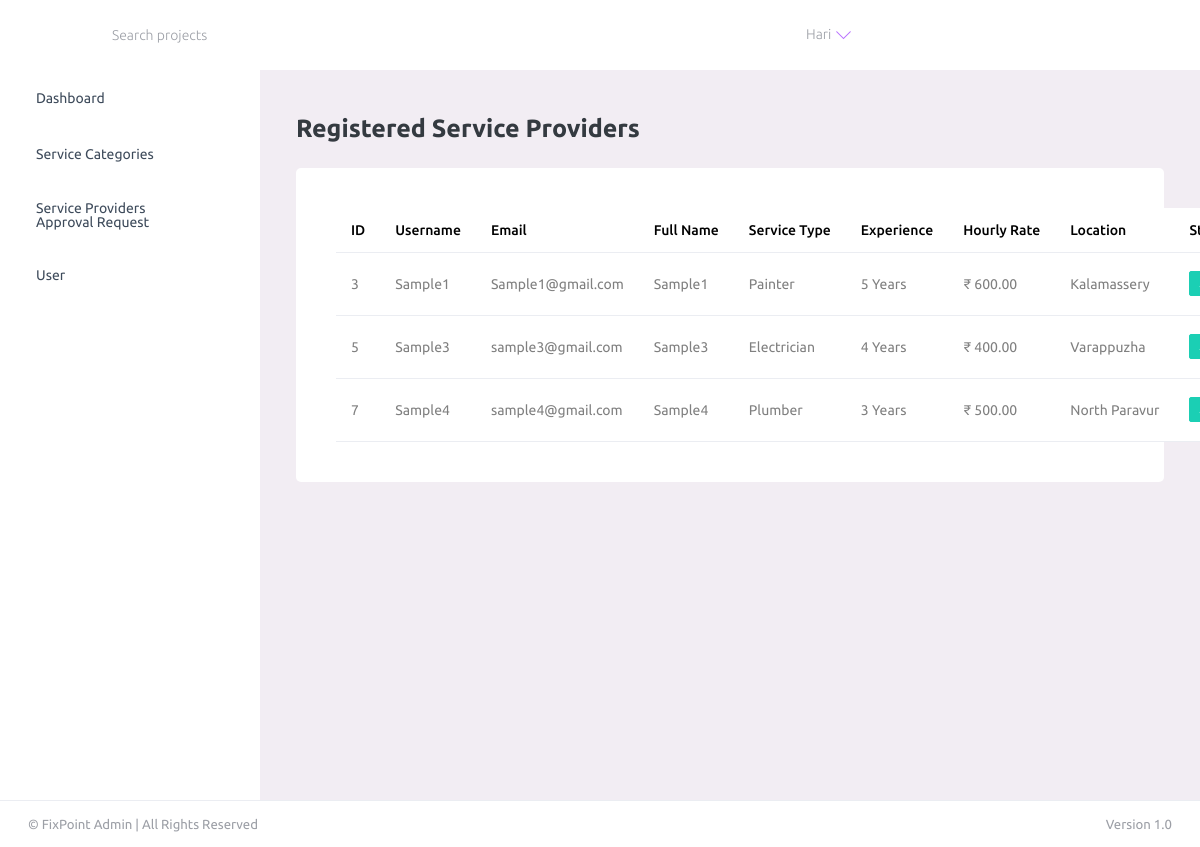
The app's page /FixPointAdmin/service_providers_details/ (signed in) with its own data.
### UserApp/models.py (models this page shows, shortened)
class UserDb(models.Model):
    ROLE_CHOICES = (
        ('SERVICE_PROVIDER', 'Service Provider'),
        ('CUSTOMER', 'Customer'),
    )
    user = models.OneToOneField(
        User,
        on_delete=models.CASCADE,
        related_name="profile"
    )
    user_role = models.CharField(
        max_length=20,
        choices=ROLE_CHOICES
    )
    is_approved = models.BooleanField(default=False)

class ServiceProviderProfileDb(models.Model):
    APPROVAL_STATUS = (
        ('PENDING', 'Pending Approval'),
        ('APPROVED', 'Approved'),
        ('REJECTED', 'Rejected'),
    )
    user = models.OneToOneField(UserDb, on_delete=models.CASCADE)
    full_name = models.CharField(max_length=150)
    phone_number = models.CharField(max_length=15, null=True, blank=True)
    service_type = models.CharField(max_length=100)
    experience = models.PositiveIntegerField(default=0)
    hourly_rate = models.DecimalField(
        max_digits=8,
        decimal_places=2
    )
    location = models.CharField(max_length=150)
    latitude = models.DecimalField(
        max_digits=9,
        decimal_places=6,
        null=True,
        blank=True
    )
    longitude = models.DecimalField(
        max_digits=9,
        decimal_places=6,
        null=True,
        blank=True
    )
    is_available = models.BooleanField(default=True)
    approval_status = models.CharField(
        max_length=10,
        choices=APPROVAL_STATUS,
        default='PENDING'
    )
    profile_photo = models.ImageField(
        upload_to="provider_photos/",
        null=True,
        blank=True
    )
    rejection_reason = models.TextField(blank=True, null=True)
    created_at = models.DateTimeField(auto_now_add=True)

### AdminApp/views.py (the view)
# urls.py: path("service_providers_details/", views.service_providers_details, name="service_providers_details"),
@admin_required
def service_providers_details(request):
    providers = UserDb.objects.filter(
        user_role='SERVICE_PROVIDER'
    ).select_related('serviceproviderprofiledb')
    context = {
        "providers": providers
    }
    return render(request, "service-providers-details.html", context)

### AdminApp/views.py (called while the page is built)
def admin_required(view_func):
    @wraps(view_func)
    def _wrapped_view(request, *args, **kwargs):
        if not request.user.is_authenticated:
            return redirect("admin_login")
        if not request.user.is_superuser:
            messages.error(request, "Please log in with an admin account.")
            return redirect("admin_login")
        return view_func(request, *args, **kwargs)
    return _wrapped_view

### AdminApp/templates/service-providers-details.html (shortened to what this page needs)
{% extends 'base.html' %}
{% load static %}
{% block content %}
<div class="content-wrapper">
    <div class="row">
        <div class="col-12">
            <h3 class="mb-4 font-weight-bold">Registered Service Providers</h3>
        </div>
    </div>
    <div class="card">
        <div class="card-body">
            <table class="table table-hover">
                <thead>
                    <tr>
                        <th>ID</th>
                        <th>Username</th>
                        <th>Email</th>
                        <th>Full Name</th>
                        <th>Service Type</th>
                        <th>Experience</th>
                        <th>Hourly Rate</th>
                        <th>Location</th>
                        <th>Status</th>
                    </tr>
                </thead>
                <tbody>
                    {% for user in providers %}
                    <tr>
                        <td>{{ user.id }}</td>
                        <td>{{ user.user.username|default:"-" }}</td>
                        <td>{{ user.user.email|default:"-" }}</td>
                        <td>
                            {% if user.serviceproviderprofiledb %}
                            {{ user.serviceproviderprofiledb.full_name|default:"-" }}
                            {% else %}
                            -
                            {% endif %}
                        </td>
                        <td>
                            {% if user.serviceproviderprofiledb %}
                            {{ user.serviceproviderprofiledb.service_type|default:"-" }}
                            {% else %}
                            -
                            {% endif %}
                        </td>
                        <td>
                            {% if user.serviceproviderprofiledb and user.serviceproviderprofiledb.experience %}
                            {{ user.serviceproviderprofiledb.experience }} Years
                            {% else %}
                            -
                            {% endif %}
                        </td>
                        <td>
                            {% if user.serviceproviderprofiledb and user.serviceproviderprofiledb.hourly_rate %}
                            ₹ {{ user.serviceproviderprofiledb.hourly_rate }}
                            {% else %}
                            -
                            {% endif %}
                        </td>
                        <td>
                            {% if user.serviceproviderprofiledb %}
                            {{ user.serviceproviderprofiledb.location|default:"-" }}
                            {% else %}
                            -
                            {% endif %}
                        </td>
                        <td>
                            {% if user.serviceproviderprofiledb %}
                            {% if user.serviceproviderprofiledb.approval_status == "APPROVED" %}
                            <span class="badge badge-success">Approved</span>
                            {% elif user.serviceproviderprofiledb.approval_status == "REJECTED" %}
                            <span class="badge badge-danger">Rejected</span>
                            {% else %}
                            <span class="badge badge-warning">Pending</span>
                            {% endif %}
                            {% else %}
                            -
                            {% endif %}
                        </td>
                    </tr>
                    {% endfor %}
                </tbody>
            </table>
        </div>
    </div>
</div>
{% endblock %}

### AdminApp/templates/base.html (shortened to what this page needs)
<!DOCTYPE html>
{% load static %}
<html lang="en">
<head>
    <link rel="stylesheet" href="{% static 'admin_app_assets/vendors/mdi/css/materialdesignicons.min.css' %}">
    <link rel="stylesheet" href="{% static 'admin_app_assets/vendors/ti-icons/css/themify-icons.css' %}">
    <link rel="stylesheet" href="{% static 'admin_app_assets/vendors/css/vendor.bundle.base.css' %}">
    <link rel="stylesheet" href="{% static 'admin_app_assets/vendors/font-awesome/css/font-awesome.min.css' %}">
    <link rel="stylesheet" href="{% static 'admin_app_assets/vendors/font-awesome/css/font-awesome.min.css' %}">
    <link rel="stylesheet"
        href="{% static 'admin_app_assets/vendors/bootstrap-datepicker/bootstrap-datepicker.min.css' %}">
    <link rel="stylesheet" href="{% static 'admin_app_assets/css/style.css' %}">
</head>
<body>
    <div class="container-scroller">
        <nav class="navbar default-layout-navbar col-lg-12 col-12 p-0 fixed-top d-flex flex-row">
            <div class="navbar-menu-wrapper d-flex align-items-stretch">
                <button class="navbar-toggler navbar-toggler align-self-center" type="button" data-toggle="minimize">
                    <span class="mdi mdi-menu"></span>
                </button>
                <div class="search-field d-none d-md-block">
                    <form class="d-flex align-items-center h-100" action="#">
                        <div class="input-group">
                            <div class="input-group-prepend bg-transparent">
                                <i class="input-group-text border-0 mdi mdi-magnify"></i>
                            </div>
                            <input type="text" class="form-control bg-transparent border-0"
                                placeholder="Search projects">
                        </div>
                    </form>
                </div>
                <ul class="navbar-nav navbar-nav-right">
                    <li class="nav-item d-none d-lg-block full-screen-link">
                        <a class="nav-link">
                            <i class="mdi mdi-fullscreen" id="fullscreen-button"></i>
                        </a>
                    </li>
                    {% if request.user.is_authenticated and request.user.is_superuser %}
                    <li class="nav-item nav-profile dropdown">
                        <a class="nav-link dropdown-toggle" id="profileDropdown" href="#" data-bs-toggle="dropdown"
                            aria-expanded="false">
                            <i class="mdi mdi-account-circle mdi-24px"></i>
                            <span class="ms-2">{{ request.user.username }}</span>
                        </a>
                    </li>
                    {% endif %}
                    <li class="nav-item nav-settings d-none d-lg-block">
                        <a class="nav-link" href="#">
                            <i class="mdi mdi-format-line-spacing"></i>
                        </a>
                    </li>
                </ul>
            </div>
        </nav>
        <div class="container-fluid page-body-wrapper">
            <nav class="sidebar sidebar-offcanvas" id="sidebar">
                <ul class="nav">
                    <li class="nav-item">
                        <a class="nav-link" href="{% url 'dashboard' %}">
                            <span class="menu-title">Dashboard</span>
                            <i class="mdi mdi-home menu-icon"></i>
                        </a>
                    </li>
                    <li class="nav-item">
                        <a class="nav-link" data-bs-toggle="collapse" href="#category-dropdown" aria-expanded="false"
                            aria-controls="ui-basic">
                            <span class="menu-title">Service Categories</span>
                            <i class="menu-arrow"></i>
                            <i class="mdi mdi-account-wrench menu-icon"></i>
                        </a>
                    </li>
                    <li class="nav-item">
                        <a class="nav-link" data-bs-toggle="collapse" href="#provider-dropdown" aria-expanded="false"
                            aria-controls="provider-dropdown">
                            <span class="menu-title">Service Providers Approval Request</span>
                            <i class="menu-arrow"></i>
                            <i class="mdi mdi-account-group menu-icon"></i>
                        </a>
                    </li>
                    <li class="nav-item">
                        <a class="nav-link" data-bs-toggle="collapse" href="#user-dropdown" aria-expanded="false"
                            aria-controls="provider-dropdown">
                            <span class="menu-title">User</span>
                            <i class="menu-arrow"></i>
                            <i class="mdi mdi-account-group menu-icon"></i>
                        </a>
                    </li>
                </ul>
            </nav>
            <div class="main-panel">
                {% block content %}
                {% endblock %}
            </div>
        </div>
        <footer class="footer bg-white border-top py-3">
            <div class="container-fluid d-flex justify-content-between">
                <span class="text-muted">
                    © {{ now|date:"Y" }} FixPoint Admin | All Rights Reserved
                </span>
                <span class="text-muted">
                    Version 1.0
                </span>
            </div>
        </footer>
    </div>
</body>
</html>

### records on screen
UserDb: id "3", user.username "Sample1", user.email "Sample1@gmail.com", serviceproviderprofiledb.full_name "Sample1", serviceproviderprofiledb.service_type "Painter", serviceproviderprofiledb.experience "5", serviceproviderprofiledb.hourly_rate "600.00", serviceproviderprofiledb.location "Kalamassery"
UserDb: id "5", user.username "Sample3", user.email "sample3@gmail.com", serviceproviderprofiledb.full_name "Sample3", serviceproviderprofiledb.service_type "Electrician", serviceproviderprofiledb.experience "4", serviceproviderprofiledb.hourly_rate "400.00", serviceproviderprofiledb.location "Varappuzha"
UserDb: id "7", user.username "Sample4", user.email "sample4@gmail.com", serviceproviderprofiledb.full_name "Sample4", serviceproviderprofiledb.service_type "Plumber", serviceproviderprofiledb.experience "3", serviceproviderprofiledb.hourly_rate "500.00", serviceproviderprofiledb.location "North Paravur"

### other values on screen
{{ request.user.username }} "Hari"
